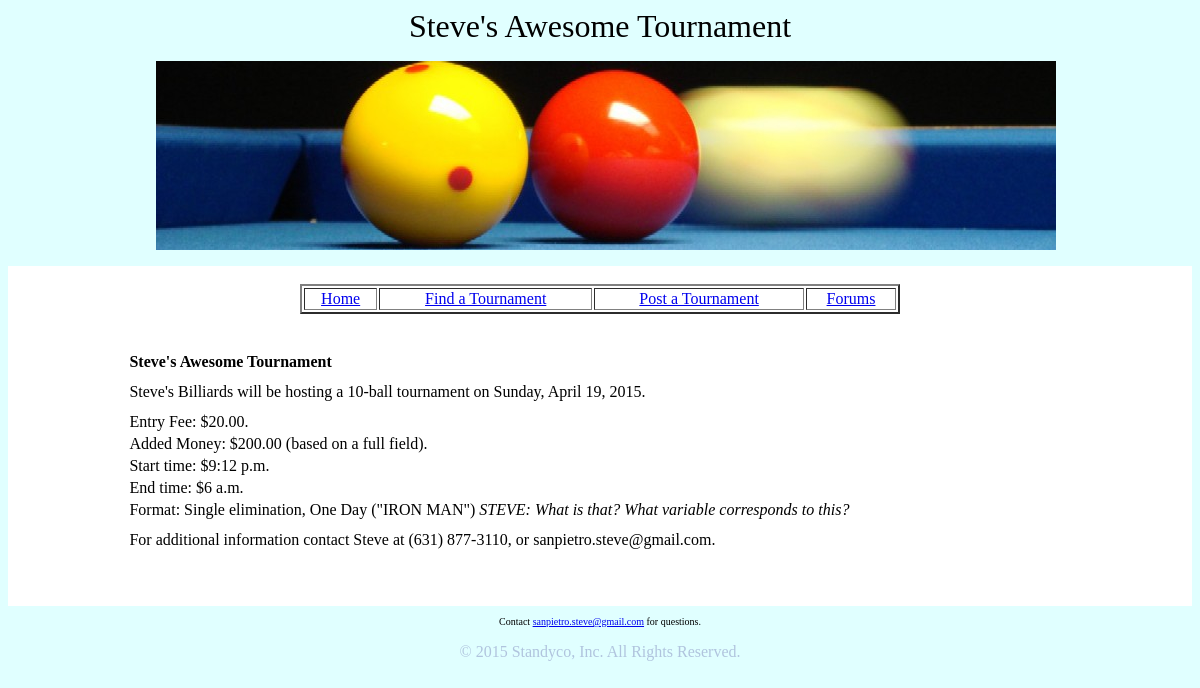
The app's page /tournaments/find/state/IL/1/ with its own data.
### poolapp/apps/post/models.py (models this page shows, shortened)
class Tourney(models.Model):
  EIGHT_BALL = 0
  NINE_BALL = 1
  TEN_BALL = 2
  ONE_POCKET = 3
  STRAIGHT_POOL = 4
  BANK_POOL = 5
  OTHER_GAME = 6
  GAME_CHOICES = (
      (EIGHT_BALL, '8-ball'),
      (NINE_BALL, '9-ball'),
      (TEN_BALL, '10-ball'),
      (ONE_POCKET, 'One-pocket'),
      (STRAIGHT_POOL, 'Straight Pool'),
      (BANK_POOL, 'Bank Pool'),
      (OTHER_GAME, 'Other')
    )
  TWO_P = 0
  FOUR_P = 1
  SIXT_P = 2
  THIR_P = 3
  SIXT_P = 4
  FIELD_SIZE_CHOICES = (
      (TWO_P, '2 man'),
      (FOUR_P, '4 players'),
      (SIXT_P, '16 players'),
      (THIR_P, '32 players'),
      (SIXT_P, '64 players')
    )
  SINGLE = 0
  DOUBLE = 1
  OTHER_FORMAT = 2
  TOURNEY_FORMAT_CHOICES = (
      (SINGLE, 'Single elimination'),
      (DOUBLE, 'Double elimination'),
      (OTHER_FORMAT, 'Other')
    )
  tourney_id = models.AutoField(primary_key=True)
  state = USStateField(choices=STATE_CHOICES, default='IL')
  pool_hall = models.CharField(max_length=200)
  game = models.IntegerField(max_length=1, choices=GAME_CHOICES, default=EIGHT_BALL)
  field_size = models.IntegerField(max_length=1, choices=FIELD_SIZE_CHOICES,
      default=THIR_P)
  date = models.DateField('Tournament Date')
  fee = models.DecimalField(max_digits=6, decimal_places=2)
  added_money = models.DecimalField(max_digits=6, decimal_places=2)
  tourney_format = models.IntegerField(max_length=1,
      choices=TOURNEY_FORMAT_CHOICES, default=SINGLE)
  contact_name = models.CharField(max_length=200)
  phone_regex = RegexValidator(regex=r'^\+?1?\d{9,15}$',
      message="Phone number must be entered in the format: '+999999999'. Up to 15 digits allowed.")
  contact_phone = models.CharField(max_length=15, validators=[phone_regex],
      blank=True, null=True) # validators should be a list
  contact_email = models.EmailField(max_length=100)
  start_time = models.TimeField('Start time', blank=False)
  end_time = models.TimeField('End time', blank=True, null=True) # End time optional
  title = models.CharField(max_length=70)
  adtnl_info = models.CharField(max_length=1000, blank=True, null=True)

### poolapp/apps/find/views.py (the view)
def tourney(request, tourney_id):
  tourney = Tourney.objects.filter(tourney_id=tourney_id).distinct()[0]
  tourney.formatted_contact_phone = phonenumbers.format_number(
      phonenumbers.parse(
          tourney.contact_phone, 'US'),
          phonenumbers.PhoneNumberFormat.NATIONAL)
  context = {'tourney': tourney}
  return render(request, 'find/detail.html', context)

### poolapp/apps/find/templates/find/detail.html (shortened to what this page needs)
{% extends "base.html" %}
{% load humanize %}
{% block header %} {{ tourney.title }} {% endblock %}
{% block content %}
{% if tourney %}
    <div align="center">
        <td>
          <table style="width: 80%;">
            <tr><td><b>{{ tourney.title|title }}</b></td></tr>
            <tr><td></td></tr>
            <tr><td></td></tr>
            <tr>
                <td>
                    {{ tourney.pool_hall }} will be hosting a {{ tourney.get_game_display }}
                    tournament on {{ tourney.date|date:"l, F d, Y" }}.
                </td>
            </tr>
            <tr><td></td></tr>
            <tr><td></td></tr>
            <tr><td>Entry Fee: ${{ tourney.fee|intcomma }}.</td></tr>
            <tr><td>Added Money: ${{ tourney.added_money|intcomma }}
                    (based on a full field).</td></tr>
            <tr><td>Start time: ${{ tourney.start_time }}</td></tr>
            {% if tourney.end_time %}
                <tr><td>End time: ${{ tourney.end_time }}</td></tr>
            {% endif %}
            <tr><td>
                Format: {{ tourney.get_tourney_format_display }}, One Day
                ("IRON MAN") <i>STEVE: What is that? What variable
                corresponds to this?</i>
            </td></tr>
            <tr><td></td></tr>
            <tr><td></td></tr>
            <tr><td>
                For additional information contact {{ tourney.contact_name|title }} at
                {{ tourney.formatted_contact_phone }}, or
                {{ tourney.contact_email }}.
            </td></tr>
          </table>
        </td>
    </div>
{% else %}
    <p>No tournaments are available.</p>
{% endif %}
{% endblock %}

### poolapp/static/poolapp/css/master.css (style rules this page uses)
body { background-color: #e0ffff; }

### records on screen
Tourney: title "Steve's Awesome Tournament", pool_hall "Steve's Billiards", game "10-ball", date "Sunday, April 19, 2015", fee "20.00", added_money "200.00", start_time "9:12 p.m.", end_time "6 a.m.", tourney_format "Single elimination", contact_name "Steve", formatted_contact_phone "(631) 877-3110", contact_email "sanpietro.steve@gmail.com"
